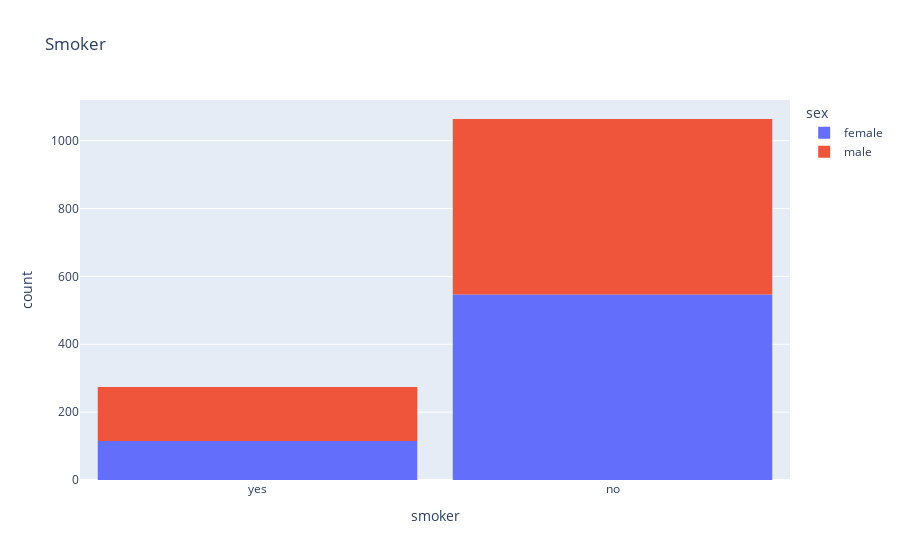

Source (notebook cell):
### Code cell
fig = px.histogram(df, x = "smoker", color = 'sex', title = "Smoker")
fig.update_layout(bargap = 0.1)
fig.show()

### Figure 1 — Plotly figure (JSON) as saved in the notebook; plotly's stock layout.template omitted (floating-point values rounded to 4 significant figures; data arrays with more than 128 entries replaced by an {"elided": "..."} marker saying what was removed)
{"data": [{"alignmentgroup": "True", "bingroup": "x", "hovertemplate": "sex=female<br>smoker=%{x}<br>count=%{y}<extra></extra>", "legendgroup": "female", "marker": {"color": "#636efa", "pattern": {"shape": ""}}, "name": "female", "offsetgroup": "female", "orientation": "v", "showlegend": true, "type": "histogram", "x": {"elided": "662 str values"}, "xaxis": "x", "yaxis": "y"}, {"alignmentgroup": "True", "bingroup": "x", "hovertemplate": "sex=male<br>smoker=%{x}<br>count=%{y}<extra></extra>", "legendgroup": "male", "marker": {"color": "#EF553B", "pattern": {"shape": ""}}, "name": "male", "offsetgroup": "male", "orientation": "v", "showlegend": true, "type": "histogram", "x": {"elided": "676 str values"}, "xaxis": "x", "yaxis": "y"}], "layout": {"bargap": 0.1, "barmode": "relative", "legend": {"title": {"text": "sex"}, "tracegroupgap": 0}, "title": {"text": "Smoker"}, "xaxis": {"anchor": "y", "domain": [0, 1], "title": {"text": "smoker"}}, "yaxis": {"anchor": "x", "domain": [0, 1], "title": {"text": "count"}}}}
